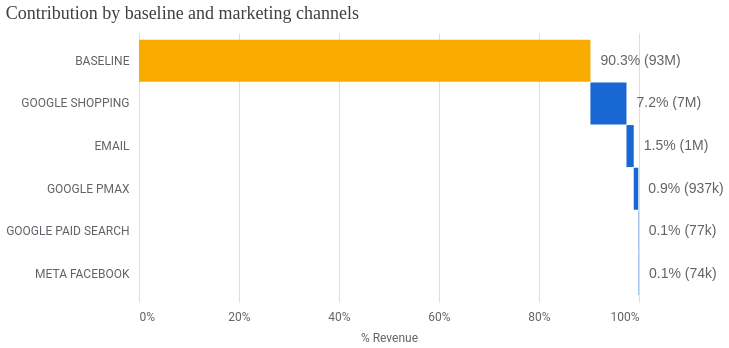

Source (notebook cell):
### Code cell
media_summary.plot_contribution_waterfall_chart()

### Figure 1 — Vega-Lite specification as saved in the notebook (floating-point values rounded to 4 significant figures)
{"config": {"view": {"continuousWidth": 300, "continuousHeight": 300, "strokeOpacity": 0}, "axis": {"labelColor": "#5F6368", "labelFont": "Roboto", "labelFontSize": 12, "titleColor": "#5F6368", "titleFont": "Roboto", "titleFontSize": 12, "titleFontWeight": "normal", "titlePadding": 10}}, "layer": [{"mark": {"type": "bar", "size": 42}, "encoding": {"color": {"condition": {"test": "(datum.channel === 'BASELINE')", "value": "#F9AB00"}, "value": "#1967D2"}, "x": {"axis": {"domain": false, "format": "%", "labelPadding": 10, "tickCount": 5, "ticks": false}, "field": "prev_sum", "title": "% Revenue", "type": "quantitative"}, "x2": {"field": "sum_outcome"}, "y": {"axis": {"domain": false, "labelLimit": 250, "labelPadding": 10, "ticks": false}, "field": "channel", "scale": {"paddingOuter": 0.2}, "sort": null, "title": null, "type": "nominal"}}, "transform": [{"window": [{"op": "sum", "field": "pct_of_contribution", "as": "sum_outcome"}, {"op": "lead", "field": "channel", "as": "kwargs"}]}, {"calculate": "datum.sum_outcome - datum.pct_of_contribution", "as": "prev_sum"}, {"calculate": "datum.incremental_outcome < 0 ? datum.prev_sum : datum.sum_outcome", "as": "text_x"}]}, {"mark": {"type": "text", "align": "left", "color": "#5F6368", "dx": 10, "fontSize": 14}, "encoding": {"text": {"field": "outcome_text", "type": "nominal"}, "x": {"field": "text_x", "type": "quantitative"}, "y": {"axis": {"domain": false, "labelLimit": 250, "labelPadding": 10, "ticks": false}, "field": "channel", "scale": {"paddingOuter": 0.2}, "sort": null, "title": null, "type": "nominal"}}, "transform": [{"window": [{"op": "sum", "field": "pct_of_contribution", "as": "sum_outcome"}, {"op": "lead", "field": "channel", "as": "kwargs"}]}, {"calculate": "datum.sum_outcome - datum.pct_of_contribution", "as": "prev_sum"}, {"calculate": "datum.incremental_outcome < 0 ? datum.prev_sum : datum.sum_outcome", "as": "text_x"}]}], "data": {"name": "data-0abfe05775da4d588c78c6f36c3f8395"}, "height": 268.8, "title": {"text": "Contribution by baseline and marketing channels", "anchor": "start", "color": "#3C4043", "font": "Google Sans Display", "fontSize": 18, "fontWeight": "normal", "offset": 10}, "width": 500, "$schema": "https://vega.github.io/schema/vega-lite/v6.4.1.json", "datasets": {"data-0abfe05775da4d588c78c6f36c3f8395": [{"channel": "BASELINE", "incremental_outcome": 93150000.0, "pct_of_contribution": 0.9028, "outcome_text": "90.3% (93M)"}, {"channel": "GOOGLE SHOPPING", "incremental_outcome": 7439000.0, "pct_of_contribution": 0.0721, "outcome_text": "7.2% (7M)"}, {"channel": "EMAIL", "incremental_outcome": 1496000.0, "pct_of_contribution": 0.0145, "outcome_text": "1.5% (1M)"}, {"channel": "GOOGLE PMAX", "incremental_outcome": 937400.0, "pct_of_contribution": 0.009086, "outcome_text": "0.9% (937k)"}, {"channel": "GOOGLE PAID SEARCH", "incremental_outcome": 76700.0, "pct_of_contribution": 0.0007434, "outcome_text": "0.1% (77k)"}, {"channel": "META FACEBOOK", "incremental_outcome": 74390.0, "pct_of_contribution": 0.000721, "outcome_text": "0.1% (74k)"}]}}
